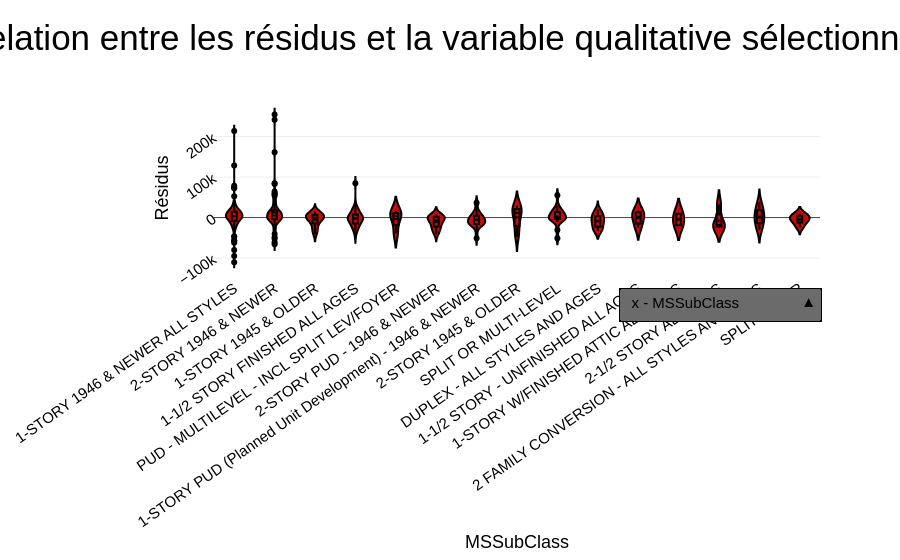

Notebook source saved alongside this figure:
### Markdown cell above
#### Résidus en fonction des variables qualitatives sélectionnées

### Code cell
violin = go.Figure(
    go.Violin(
        x=df_test["MSSubClass"],
        y=df_test["residus"],
        fillcolor=rouge,
        line_color="black",
        marker_color="black",
        box_visible=True,
        meanline_visible=True,
    )
)

categorical_cols = [col for col in df_test.columns if df_test[col].dtype == "object"]

boutons_y = [
    dict(
        label=f"x - {x}",
        method="update",
        args=[
            {"x": [df_test[x]]},
            {"xaxis": {"title": x}},
        ],
    )
    for x in categorical_cols
]

# Mise à jour du layout
violin.update_layout(
    title_text="Relation entre les résidus et la variable qualitative sélectionnée",
    xaxis_title="MSSubClass",
    yaxis_title=res,
    updatemenus=[
        dict(
            buttons=boutons_y,
            direction="up",  # Set to 'down' or 'up' for dropdown
            showactive=True,
            x=1,
            xanchor="right",
            y=-0.25,
            yanchor="bottom",  # Custom styles specified here
            bgcolor=styleBoutons["bgcolor"],
            bordercolor=styleBoutons["bordercolor"],
            borderwidth=styleBoutons["borderwidth"],
        ),
    ],
)

# Affichage de la figure
violin.show()

### Figure 1 — Plotly figure (JSON) as saved in the notebook; plotly's stock layout.template omitted (floating-point values rounded to 4 significant figures; data arrays with more than 128 entries replaced by an {"elided": "..."} marker saying what was removed)
{"data": [{"box": {"visible": true}, "fillcolor": "rgb(200, 10, 10)", "line": {"color": "black"}, "marker": {"color": "black"}, "meanline": {"visible": true}, "type": "violin", "x": {"elided": "482 str values"}, "y": {"elided": "482 float values"}}], "layout": {"title": {"text": "Relation entre les résidus et la variable qualitative sélectionnée"}, "updatemenus": [{"bgcolor": "#6B6B6B", "bordercolor": "#000000", "borderwidth": 1.5, "buttons": [{"args": [{"x": {"elided": "1x482 str values"}}, {"xaxis": {"title": "MSSubClass"}}], "label": "x - MSSubClass", "method": "update"}, {"args": [{"x": {"elided": "1x482 str values"}}, {"xaxis": {"title": "MSZoning"}}], "label": "x - MSZoning", "method": "update"}, {"args": [{"x": {"elided": "1x482 str values"}}, {"xaxis": {"title": "Street"}}], "label": "x - Street", "method": "update"}, {"args": [{"x": {"elided": "1x482 str values"}}, {"xaxis": {"title": "Alley"}}], "label": "x - Alley", "method": "update"}, {"args": [{"x": {"elided": "1x482 str values"}}, {"xaxis": {"title": "LotShape"}}], "label": "x - LotShape", "method": "update"}, {"args": [{"x": {"elided": "1x482 str values"}}, {"xaxis": {"title": "LandContour"}}], "label": "x - LandContour", "method": "update"}, {"args": [{"x": {"elided": "1x482 str values"}}, {"xaxis": {"title": "Utilities"}}], "label": "x - Utilities", "method": "update"}, {"args": [{"x": {"elided": "1x482 str values"}}, {"xaxis": {"title": "LotConfig"}}], "label": "x - LotConfig", "method": "update"}, {"args": [{"x": {"elided": "1x482 str values"}}, {"xaxis": {"title": "LandSlope"}}], "label": "x - LandSlope", "method": "update"}, {"args": [{"x": {"elided": "1x482 str values"}}, {"xaxis": {"title": "Neighborhood"}}], "label": "x - Neighborhood", "method": "update"}, {"args": [{"x": {"elided": "1x482 str values"}}, {"xaxis": {"title": "Condition1"}}], "label": "x - Condition1", "method": "update"}, {"args": [{"x": {"elided": "1x482 str values"}}, {"xaxis": {"title": "Condition2"}}], "label": "x - Condition2", "method": "update"}, {"args": [{"x": {"elided": "1x482 str values"}}, {"xaxis": {"title": "BldgType"}}], "label": "x - BldgType", "method": "update"}, {"args": [{"x": {"elided": "1x482 str values"}}, {"xaxis": {"title": "HouseStyle"}}], "label": "x - HouseStyle", "method": "update"}, {"args": [{"x": {"elided": "1x482 str values"}}, {"xaxis": {"title": "OverallQual"}}], "label": "x - OverallQual", "method": "update"}, {"args": [{"x": {"elided": "1x482 str values"}}, {"xaxis": {"title": "OverallCond"}}], "label": "x - OverallCond", "method": "update"}, {"args": [{"x": {"elided": "1x482 str values"}}, {"xaxis": {"title": "RoofStyle"}}], "label": "x - RoofStyle", "method": "update"}, {"args": [{"x": {"elided": "1x482 str values"}}, {"xaxis": {"title": "RoofMatl"}}], "label": "x - RoofMatl", "method": "update"}, {"args": [{"x": {"elided": "1x482 str values"}}, {"xaxis": {"title": "Exterior1st"}}], "label": "x - Exterior1st", "method": "update"}, {"args": [{"x": {"elided": "1x482 str values"}}, {"xaxis": {"title": "Exterior2nd"}}], "label": "x - Exterior2nd", "method": "update"}, {"args": [{"x": {"elided": "1x482 str values"}}, {"xaxis": {"title": "MasVnrType"}}], "label": "x - MasVnrType", "method": "update"}, {"args": [{"x": {"elided": "1x482 str values"}}, {"xaxis": {"title": "ExterQual"}}], "label": "x - ExterQual", "method": "update"}, {"args": [{"x": {"elided": "1x482 str values"}}, {"xaxis": {"title": "ExterCond"}}], "label": "x - ExterCond", "method": "update"}, {"args": [{"x": {"elided": "1x482 str values"}}, {"xaxis": {"title": "Foundation"}}], "label": "x - Foundation", "method": "update"}, {"args": [{"x": {"elided": "1x482 str values"}}, {"xaxis": {"title": "BsmtQual"}}], "label": "x - BsmtQual", "method": "update"}, {"args": [{"x": {"elided": "1x482 str values"}}, {"xaxis": {"title": "BsmtCond"}}], "label": "x - BsmtCond", "method": "update"}, {"args": [{"x": {"elided": "1x482 str values"}}, {"xaxis": {"title": "BsmtExposure"}}], "label": "x - BsmtExposure", "method": "update"}, {"args": [{"x": {"elided": "1x482 str values"}}, {"xaxis": {"title": "BsmtFinType1"}}], "label": "x - BsmtFinType1", "method": "update"}, {"args": [{"x": {"elided": "1x482 str values"}}, {"xaxis": {"title": "BsmtFinType2"}}], "label": "x - BsmtFinType2", "method": "update"}, {"args": [{"x": {"elided": "1x482 str values"}}, {"xaxis": {"title": "Heating"}}], "label": "x - Heating", "method": "update"}, {"args": [{"x": {"elided": "1x482 str values"}}, {"xaxis": {"title": "HeatingQC"}}], "label": "x - HeatingQC", "method": "update"}, {"args": [{"x": {"elided": "1x482 str values"}}, {"xaxis": {"title": "CentralAir"}}], "label": "x - CentralAir", "method": "update"}, {"args": [{"x": {"elided": "1x482 str values"}}, {"xaxis": {"title": "Electrical"}}], "label": "x - Electrical", "method": "update"}, {"args": [{"x": {"elided": "1x482 str values"}}, {"xaxis": {"title": "KitchenQual"}}], "label": "x - KitchenQual", "method": "update"}, {"args": [{"x": {"elided": "1x482 str values"}}, {"xaxis": {"title": "Functional"}}], "label": "x - Functional", "method": "update"}, {"args": [{"x": {"elided": "1x482 str values"}}, {"xaxis": {"title": "FireplaceQu"}}], "label": "x - FireplaceQu", "method": "update"}, {"args": [{"x": {"elided": "1x482 str values"}}, {"xaxis": {"title": "GarageType"}}], "label": "x - GarageType", "method": "update"}, {"args": [{"x": {"elided": "1x482 str values"}}, {"xaxis": {"title": "GarageFinish"}}], "label": "x - GarageFinish", "method": "update"}, {"args": [{"x": {"elided": "1x482 str values"}}, {"xaxis": {"title": "GarageQual"}}], "label": "x - GarageQual", "method": "update"}, {"args": [{"x": {"elided": "1x482 str values"}}, {"xaxis": {"title": "GarageCond"}}], "label": "x - GarageCond", "method": "update"}, {"args": [{"x": {"elided": "1x482 str values"}}, {"xaxis": {"title": "PavedDrive"}}], "label": "x - PavedDrive", "method": "update"}, {"args": [{"x": {"elided": "1x482 str values"}}, {"xaxis": {"title": "PoolQC"}}], "label": "x - PoolQC", "method": "update"}, {"args": [{"x": {"elided": "1x482 str values"}}, {"xaxis": {"title": "Fence"}}], "label": "x - Fence", "method": "update"}, {"args": [{"x": {"elided": "1x482 str values"}}, {"xaxis": {"title": "MiscFeature"}}], "label": "x - MiscFeature", "method": "update"}, {"args": [{"x": {"elided": "1x482 str values"}}, {"xaxis": {"title": "MoSold"}}], "label": "x - MoSold", "method": "update"}, {"args": [{"x": {"elided": "1x482 str values"}}, {"xaxis": {"title": "YrSold"}}], "label": "x - YrSold", "method": "update"}, {"args": [{"x": {"elided": "1x482 str values"}}, {"xaxis": {"title": "SaleType"}}], "label": "x - SaleType", "method": "update"}, {"args": [{"x": {"elided": "1x482 str values"}}, {"xaxis": {"title": "SaleCondition"}}], "label": "x - SaleCondition", "method": "update"}, {"args": [{"x": {"elided": "1x482 str values"}}, {"xaxis": {"title": "LotShape_agg"}}], "label": "x - LotShape_agg", "method": "update"}, {"args": [{"x": {"elided": "1x482 str values"}}, {"xaxis": {"title": "LotConfig_agg"}}], "label": "x - LotConfig_agg", "method": "update"}, {"args": [{"x": {"elided": "1x482 str values"}}, {"xaxis": {"title": "Neighborhood_agg"}}], "label": "x - Neighborhood_agg", "method": "update"}, {"args": [{"x": {"elided": "1x482 str values"}}, {"xaxis": {"title": "Condition1_agg"}}], "label": "x - Condition1_agg", "method": "update"}, {"args": [{"x": {"elided": "1x482 str values"}}, {"xaxis": {"title": "OverallCond_agg"}}], "label": "x - OverallCond_agg", "method": "update"}, {"args": [{"x": {"elided": "1x482 str values"}}, {"xaxis": {"title": "OverallQual_agg"}}], "label": "x - OverallQual_agg", "method": "update"}, {"args": [{"x": {"elided": "1x482 str values"}}, {"xaxis": {"title": "Exterior1st_agg"}}], "label": "x - Exterior1st_agg", "method": "update"}, {"args": [{"x": {"elided": "1x482 str values"}}, {"xaxis": {"title": "Exterior2nd_agg"}}], "label": "x - Exterior2nd_agg", "method": "update"}, {"args": [{"x": {"elided": "1x482 str values"}}, {"xaxis": {"title": "HeatingQC_agg"}}], "label": "x - HeatingQC_agg", "method": "update"}, {"args": [{"x": {"elided": "1x482 str values"}}, {"xaxis": {"title": "BsmtFullBath_optb"}}], "label": "x - BsmtFullBath_optb", "method": "update"}, {"args": [{"x": {"elided": "1x482 str values"}}, {"xaxis": {"title": "BsmtHalfBath_optb"}}], "label": "x - BsmtHalfBath_optb", "method": "update"}, {"args": [{"x": {"elided": "1x482 str values"}}, {"xaxis": {"title": "FullBath_optb"}}], "label": "x - FullBath_optb", "method": "update"}, {"args": [{"x": {"elided": "1x482 str values"}}, {"xaxis": {"title": "HalfBath_optb"}}], "label": "x - HalfBath_optb", "method": "update"}, {"args": [{"x": {"elided": "1x482 str values"}}, {"xaxis": {"title": "Functional_agg"}}], "label": "x - Functional_agg", "method": "update"}, {"args": [{"x": {"elided": "1x482 str values"}}, {"xaxis": {"title": "Fireplaces_optb"}}], "label": "x - Fireplaces_optb", "method": "update"}, {"args": [{"x": {"elided": "1x482 str values"}}, {"xaxis": {"title": "FireplaceQu_agg"}}], "label": "x - FireplaceQu_agg", "method": "update"}, {"args": [{"x": {"elided": "1x482 str values"}}, {"xaxis": {"title": "GarageType_optb"}}], "label": "x - GarageType_optb", "method": "update"}, {"args": [{"x": {"elided": "1x482 str values"}}, {"xaxis": {"title": "GarageQual_agg"}}], "label": "x - GarageQual_agg", "method": "update"}, {"args": [{"x": {"elided": "1x482 str values"}}, {"xaxis": {"title": "SaleType_optb"}}], "label": "x - SaleType_optb", "method": "update"}, {"args": [{"x": {"elided": "1x482 str values"}}, {"xaxis": {"title": "SaleCondition_optb"}}], "label": "x - SaleCondition_optb", "method": "update"}, {"args": [{"x": {"elided": "1x482 str values"}}, {"xaxis": {"title": "ExterQual_ord"}}], "label": "x - ExterQual_ord", "method": "update"}, {"args": [{"x": {"elided": "1x482 str values"}}, {"xaxis": {"title": "ExterCond_ord"}}], "label": "x - ExterCond_ord", "method": "update"}, {"args": [{"x": {"elided": "1x482 str values"}}, {"xaxis": {"title": "BsmtQual_ord"}}], "label": "x - BsmtQual_ord", "method": "update"}, {"args": [{"x": {"elided": "1x482 str values"}}, {"xaxis": {"title": "BsmtCond_ord"}}], "label": "x - BsmtCond_ord", "method": "update"}, {"args": [{"x": {"elided": "1x482 str values"}}, {"xaxis": {"title": "HeatingQC_ord"}}], "label": "x - HeatingQC_ord", "method": "update"}, {"args": [{"x": {"elided": "1x482 str values"}}, {"xaxis": {"title": "KitchenQual_ord"}}], "label": "x - KitchenQual_ord", "method": "update"}, {"args": [{"x": {"elided": "1x482 str values"}}, {"xaxis": {"title": "FireplaceQu_ord"}}], "label": "x - FireplaceQu_ord", "method": "update"}, {"args": [{"x": {"elided": "1x482 str values"}}, {"xaxis": {"title": "GarageQual_ord"}}], "label": "x - GarageQual_ord", "method": "update"}, {"args": [{"x": {"elided": "1x482 str values"}}, {"xaxis": {"title": "GarageCond_ord"}}], "label": "x - GarageCond_ord", "method": "update"}, {"args": [{"x": {"elided": "1x482 str values"}}, {"xaxis": {"title": "PoolQC_ord"}}], "label": "x - PoolQC_ord", "method": "update"}, {"args": [{"x": {"elided": "1x482 str values"}}, {"xaxis": {"title": "HouseStyle_agg"}}], "label": "x - HouseStyle_agg", "method": "update"}, {"args": [{"x": {"elided": "1x482 str values"}}, {"xaxis": {"title": "Neighborhood_agg2"}}], "label": "x - Neighborhood_agg2", "method": "update"}, {"args": [{"x": {"elided": "1x482 str values"}}, {"xaxis": {"title": "BedroomAbvGr_optb"}}], "label": "x - BedroomAbvGr_optb", "method": "update"}], "direction": "up", "showactive": true, "x": 1, "xanchor": "right", "y": -0.25, "yanchor": "bottom"}], "xaxis": {"title": {"text": "MSSubClass"}}, "yaxis": {"title": {"text": "Résidus"}}}}
